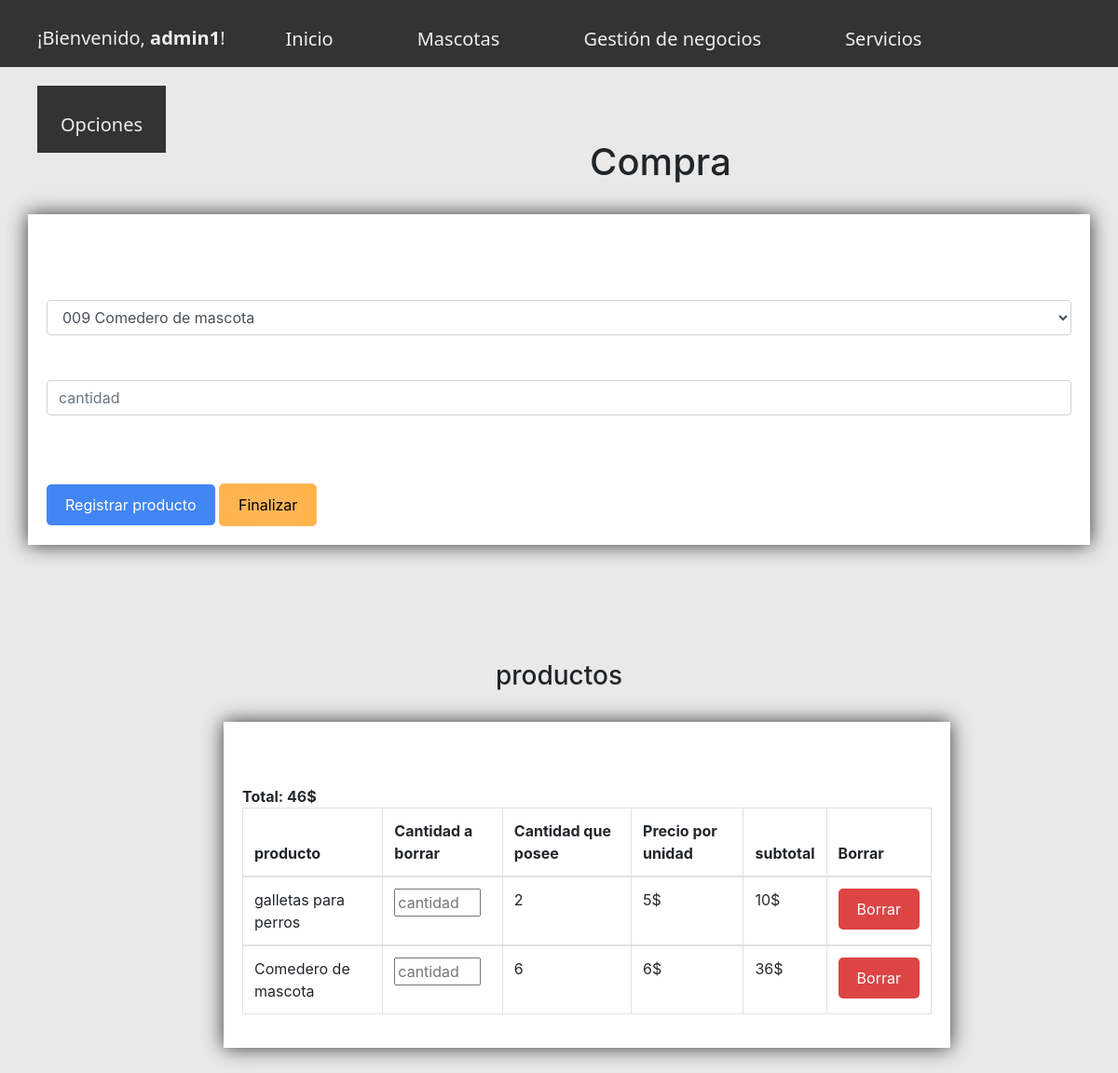
The app's page /GestionarCompra.php?idc=11 (signed in) with its own data.
### tables this page shows
CREATE TABLE `productos_comprados` (
  `id` int(11) NOT NULL AUTO_INCREMENT,
  `producto` int(11) NOT NULL,
  `id_compra` int(11) NOT NULL,
  `cantidad` int(11) NOT NULL,
  `precioProducto` int(11) NOT NULL,
  `subtotal` int(11) NOT NULL,
  PRIMARY KEY (`id`),
  KEY `id_compra` (`id_compra`),
  KEY `producto` (`producto`),
  CONSTRAINT `productos_comprados_ibfk_1` FOREIGN KEY (`id_compra`) REFERENCES `compra_alproveedor` (`id`) ON DELETE CASCADE ON UPDATE CASCADE,
  CONSTRAINT `productos_comprados_ibfk_2` FOREIGN KEY (`producto`) REFERENCES `productos` (`idpr`) ON UPDATE CASCADE
);

CREATE TABLE `productos` (
  `idpr` int(20) NOT NULL AUTO_INCREMENT,
  `codigo` varchar(20) NOT NULL,
  `descripcion` varchar(50) NOT NULL,
  `precioVenta` int(20) NOT NULL,
  `existencia` int(4) NOT NULL DEFAULT '0',
  `id_cat` int(11) NOT NULL,
  `pp_check` int(11) DEFAULT '0',
  `unidad` int(5) NOT NULL,
  PRIMARY KEY (`idpr`),
  KEY `id_cat` (`id_cat`),
  KEY `unidad` (`unidad`),
  CONSTRAINT `productos_ibfk_1` FOREIGN KEY (`id_cat`) REFERENCES `categoria` (`id_cat`),
  CONSTRAINT `productos_ibfk_2` FOREIGN KEY (`unidad`) REFERENCES `unidad_producto` (`id`)
);

### GestionarCompra.php (the view, shortened to what this page needs)
<!DOCTYPE html>
<html>
<head>
</head>
<body style="background-color: #e9e9e9">
<?php
include "top.php";
$c= new Conectar();
$enlace = $c->ConectarMetodo();
@$id_con = $_GET['idc'];
$sql = "SELECT *from compra_alproveedor WHERE id ='$id_con'";
$resultado = mysqli_query($enlace, $sql);
foreach ($resultado as $dato) {
	$idprov = $dato['proveedor'];
}
?>
	<link rel="stylesheet" href="./css/bootstrap.css">
<link rel="stylesheet" href="./css/body.css">
<br>
<br>
<h1 class="centrado">Compra</h1>
<br>
<div   class="container" style="margin-bottom: 100px; padding: 20px; background-color: #fff; text-shadow: 0 0 30px #fff;
			       box-shadow: 0 0 20px #333">
<div  class="">
<form action="" method="POST">
	 <?php
$c = new Conectar();
$conectar = $c->ConectarMetodo();
$e= new SelectDatos();
$enlace = $e->Buscador();
 ?>
<br>
<br>
<br>
<?php
$sql = "SELECT * FROM productos
 inner join producto_proveedor on producto_proveedor.id_prod = productos.idpr
 inner join compra_alproveedor on compra_alproveedor.proveedor = producto_proveedor.id_prov
 inner join productos_comprados on compra_alproveedor.id = productos_comprados.id_compra
 where id_prov = '$idprov'
 and productos_comprados.producto = productos.idpr
 and compra_alproveedor.id = '$_SESSION[id_con]' ";
$stmt = $enlace->prepare($sql);
$result = $stmt->execute();
$cosos=$stmt->fetchAll(\PDO::FETCH_OBJ);
?>
<select class ="form-control" style="" id="id" name="idprod">
<?php
foreach ($cosos as $coso) {
?>
<option name="id" value="<?php print($coso->idpr);?>"><?php print($coso->codigo)."\n".($coso->descripcion);?></option>
<?php
}
?>
</select>
<br>
<br>
<tr>
<input class="form-control" style="" id= "total" min="1" name="cantidad" required type="number" placeholder="cantidad" autocomplete="off">
</tr>
<br>
<tr><button style="margin-top: 50px;" type="submit" class="success">Registrar producto</button></tr>
<tr><a class="btn_a" href="GestionarCompraHecho.php">Finalizar</a></tr>
</form>
</div>
</div>
<?php
if(isset($_SESSION['id_con'])) {
$id_con = $_SESSION['id_con'];
	$sql= "SELECT *
	         FROM productos_comprados
	         INNER JOIN productos ON productos_comprados.producto = productos.idpr
	         WHERE id_compra = '$id_con'";
	$resultado = mysqli_query($conectar, $sql);
	?>
	<br>
	<h3 class="centrado">productos</h3>
	<br>
	<div  class="container" style="width: 65%; margin-right: 100px; margin-left: 240px; margin-bottom: 100px; padding: 20px; background-color: #fff; text-shadow: 0 0 30px #fff;
			       box-shadow: 0 0 20px #333">
<div class="col-xs-12">
<table class="table table-bordered">
<thead>
<th>producto</th>
<th>Cantidad a borrar</th>
<th>Cantidad que posee</th>
<th>Precio por unidad</th>
<th>subtotal</th>
<th>Borrar</th>
</thead>
<br>
<br>
	<?php foreach ($resultado as $fila) { ?>
<tbody>
<tr>
	<form action="GestionarCompraBorrarProducto.php" method="POST">
	<td><?php echo $fila["descripcion"];?></td>
	<td><input type="number" name="cantidad" min="1" style="width: 90%" max="<?php echo $fila["cantidad"];?>" placeholder="cantidad que desee borrar"></input></td>
	<td><?php echo $fila["cantidad"];?></td>
	<td><?php echo $fila["precioProducto"]."$";?></td>
    <td><?php echo $fila["subtotal"]."$";?></td>
<td><button type="submit" value="<?php echo $fila['id']; ?>" class="delete" name="id" >Borrar</button></td>
</form>
	<?php }?>
	<strong class="centrado">Total: <?php echo $_SESSION["TotalReal"]."$";?></strong><?php } ?>
</tr>
</tbody>
</table>
</div>
</div>
</body>
</html>

### css/body.css (style rules this page uses)
.centrado { text-align: center; }

### css/top.css (style rules this page uses)
.btn_a { display: inline-block; padding: 10px 20px; background-color: #ffb34b; color: black; text-align: center; font-size: 16px; border: none; border-radius: 5px; cursor: pointer; text-decoration: none; }
.btn_a:link { outline: none; text-decoration: none; display: inline-block; border: 1px solid #ffbe65 ; color: black; }
.btn_a:link, .btn_a:visited, .btn_a:focus { background: #ffb34b; border: 1px solid #ffbe65; color:black; }
.delete { display: inline-block; padding:10px 20px; background-color: #dd4444; color: white; text-align: center; border: none; border-radius:5px; cursor: pointer; text-decoration: none; }
.success { display: inline-block; padding:10px 20px; background-color: #4285f4; color: white; text-align: center; border: none; border-radius:5px; cursor: pointer; text-decoration: none; }

### DataTables/datatables.css (style rules this page uses)
:root { --dt-row-selected: 13, 110, 253; --dt-row-selected-text: 255, 255, 255; --dt-row-selected-link: 9, 10, 11; --dt-row-stripe: 0, 0, 0; --dt-row-hover: 0, 0, 0; --dt-column-ordering: 0, 0, 0; --dt-html-background: white; }

### records on screen
productos_comprados: producto.descripcion "galletas para perros", cantidad "2", precioProducto "5", subtotal "10", $fila['id'] 3 (drawn)
productos_comprados: producto.descripcion "Comedero de mascota", cantidad "6", precioProducto "6", subtotal "36", $fila['id'] 4 (drawn)

### other values on screen
$_SESSION['username'] "admin1"
$_SESSION["TotalReal"] "46"
form field idprod "009 Comedero de mascota"
